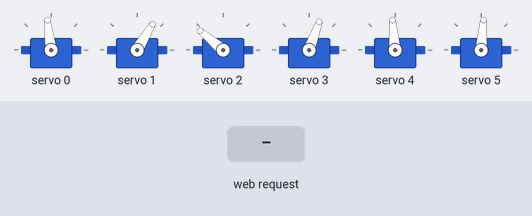
Simulated run of this sketch. Board: ESP32. Shown: 6 × servo. Inputs (shaded band) come from the test bench. WiFi joins after 1.5 s; servers stay silent unless stated; what the sketch prints to the serial monitor is not drawn.

Above: at 3.1 s.
3.2 s: HTTP request GET /set?angle=1 received
At 5.3 s:
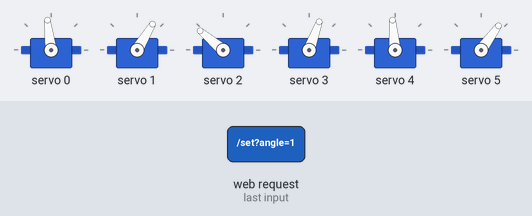
6.2 s: HTTP request GET /set?servo=1 received
At 7.8 s:
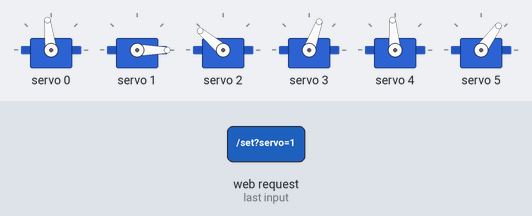
9.2 s: HTTP request GET /set?angle=120 received
At 12.0 s:
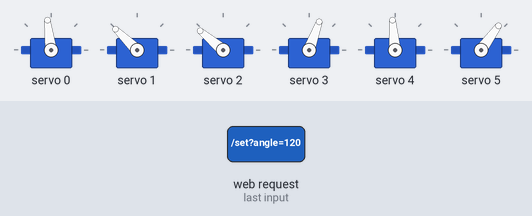
12.2 s: HTTP request GET /set?servo=0 received
At 13.8 s:
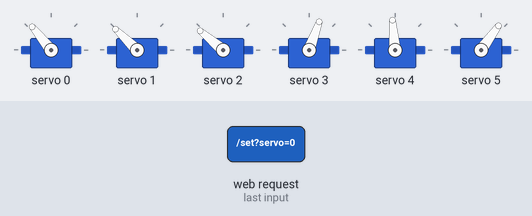
14.3 s: HTTP request GET /set?angle=0 received
At 17.06 s:
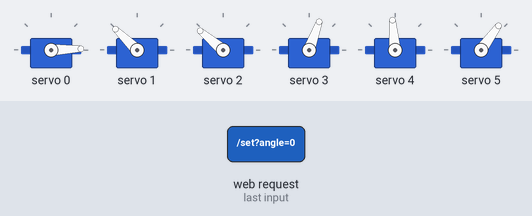
17.3 s: HTTP request GET /set?angle=1&servo=1 received
At 20.6 s:
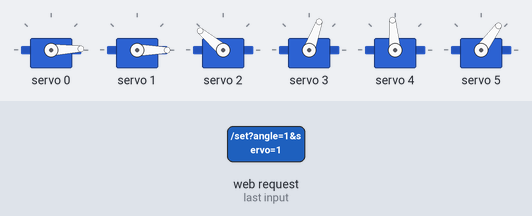
Timing chart, 0 to 21.3 s (numbered marks = the images above; inputs shaded):
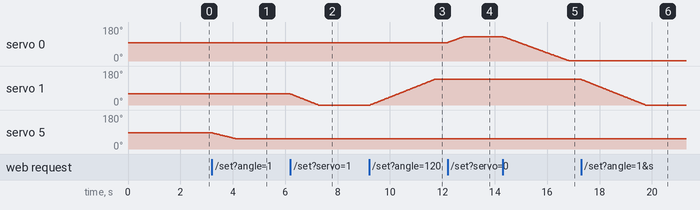

Measured:
- after the input at 3.2 s, servo 5: moves from 85° to 54° over 0.88 s, starting at once
- after the input at 6.2 s, servo 1: moves from 59° to 0° over 1.1 s, starting at once
- after the input at 9.2 s, servo 1: moves from 0° to 136° over 2.4 s, starting after 0.05 s
- after the input at 12.2 s, servo 0: moves from 97° to 129° over 0.61 s, starting at once
- after the input at 14.3 s, servo 0: moves from 129° to 2° over 2.5 s, starting at once
- after the input at 17.3 s, servo 1: moves from 136° to 0° over 2.4 s, starting at once

The sketch:

6-DOF-Robotic-Arm-Web-Controlled-IoT-System.ino
```cpp
#include <WiFi.h>
#include <WebServer.h>
#include <Wire.h>
#include <Adafruit_PWMServoDriver.h>

struct Servo
{
  int channel;
  int max;
  int min;
  int currentAngle;
};

const int servo_num = 6;

Servo all_servo[6] = {{0, 525, 110, 90}, {1, 550, 100, 54}, {2, 550, 250, 95}, {3, 420, 100, 90}, {4, 525, 100, 90}, {5, 365, 220,90}};
int targetAngle = -1;
int targetServo = -1;

/* ---------- WiFi credentials ---------- */
const char *ssid = "Lion";
const char *password = "vansh2004";

/* ---------- Web server ---------- */
WebServer server(80);

/* ---------- PCA9685 ---------- */
Adafruit_PWMServoDriver pwm = Adafruit_PWMServoDriver();

/* ---------- Web page ---------- */
// void handleRoot() {
//   server.send(200, "text/html", R"rawliteral(
// <!DOCTYPE html>
// <html>
// <head>
//   <meta name="viewport" content="width=device-width, initial-scale=1">
// </head>
// <body>
//   <h2>Servo Caliberation</h2>
//   <form onsubmit="sendData(event)">
//   <label>Enter servo number:</label><br>
//   <input type="number" id="servo" min="1" max="6" value="1"
//          oninput="val1.innerText=this.value">
//   <p>Servo num: <span id="val1">1</span></p><br>

//   <label>Enter the tick value:</label><br>
//   <input type="number" id="tick" min="100" max="560" value="307"
//          oninput="val2.innerText=this.value">
//   <p>Tick value: <span id="val2">307</span> ticks</p>

//   <input type="submit" value="Update">
// </form>

// <script>
// function sendData(e) {
//   e.preventDefault(); // stops page reload

//   const servo = document.getElementById("servo").value-1;
//   const tick  = document.getElementById("tick").value;

//   fetch(`/set?servo=${servo}&tick=${tick}`);
// }
// </script>

// </body>
// </html>
// )rawliteral");
// }

void handleRoot()
{
  server.send(200, "text/html", R"rawliteral(
<!DOCTYPE html>
<html>
<head>
  <meta name="viewport" content="width=device-width, initial-scale=1">
  <title>6DOF Robotic Arm Control</title>

  <style>
    body {
      font-family: Arial, sans-serif;
      padding: 10px;
    }
    .servo {
      margin-bottom: 20px;
    }
    label {
      font-weight: bold;
    }
  </style>
</head>

<body>

<h2>6DOF Robotic Arm Control</h2>

<div class="servo">
  <label>Servo 1 (Base): <span id="v0">90</span>°</label><br>
  <input type="range" min="0" max="180" value="94"
         oninput="send(0,this.value); v0.innerText=this.value;">
</div>

<div class="servo">
  <label>Servo 2 (Shoulder): <span id="v1">180</span>°</label><br>
  <input type="range" min="0" max="180" value="54"
         oninput="send(1,this.value); v1.innerText=this.value;">
</div>

<div class="servo">
  <label>Servo 3 (Elbow): <span id="v2">0</span>°</label><br>
  <input type="range" min="0" max="180" value="95"
         oninput="send(2,this.value); v2.innerText=this.value;">
</div>

<div class="servo">
  <label>Servo 4 (Wrist Pitch): <span id="v3">90</span>°</label><br>
  <input type="range" min="0" max="180" value="90"
         oninput="send(3,this.value); v3.innerText=this.value;">
</div>

<div class="servo">
  <label>Servo 5 (Wrist Roll): <span id="v4">90</span>°</label><br>
  <input type="range" min="0" max="180" value="90"
         oninput="send(4,this.value); v4.innerText=this.value;">
</div>

<div class="servo">
  <label>Servo 6 (Gripper): <span id="v5">OPEN</span></label><br>

  <input type="button" value="OPEN"
         onclick="sendGripper(5, 90)">

  <input type="button" value="CLOSE"
         onclick="sendGripper(5, 180)">
</div>

<script>
function send(servo, angle) {
  fetch(`/set?servo=${servo}&angle=${angle}`);
}
function sendGripper(servo, angle) {
  document.getElementById("v5").innerText =angle === 90 ? "OPEN" : "CLOSE";
  fetch(`/set?servo=${servo}&angle=${angle}`);
}
</script>

</body>
</html>
)rawliteral");
}

/* ---------- Handler ---------- */
void handleMain()
{
  if (server.hasArg("angle"))
  {
    targetAngle = constrain(server.arg("angle").toInt(), 0, 180);
  }
  if (server.hasArg("servo"))
  {
    targetServo = constrain(server.arg("servo").toInt(), 0, 5);
  }
  server.send(200, "text/plain", "OK");
}


void angleSet()
{
  if (targetServo >= 0)
  {
    Servo &s = all_servo[targetServo];

    int step = 1;
    if (targetServo == 5)
      step = 2; // gripper
    if (targetServo == 4)
      step = 2; // wrist roll
    if (targetServo == 3)
      step = 1; // wrist pitch
    if (targetServo == 2)
      step = 1; // elbow
    if (targetServo == 1)
      step = 1; // shoulder
    if (targetServo == 0)
      step = 1; // base slow

    if (s.currentAngle < targetAngle)
      s.currentAngle += step;
    else if (s.currentAngle > targetAngle)
      s.currentAngle -= step;

    s.currentAngle = constrain(s.currentAngle, 0, 180);

    int safeMin = s.min + 5;
    int safeMax = s.max - 5;

    int pulse = map(s.currentAngle, 0, 180, safeMin, safeMax);
    pwm.setPWM(s.channel, 0, pulse);
  }
    delay(20);


}
/* ---------- Setup ---------- */
void setup()
{
  Serial.begin(115200);

  Wire.begin();
  pwm.begin();
  pwm.setPWMFreq(50); // 50 Hz for servo

  // Move to center safely
  // int centerPulse = map(90, 0, 180, SERVO_MIN, SERVO_MAX);

  // WiFi
  WiFi.begin(ssid, password);
  while (WiFi.status() != WL_CONNECTED)
  {
    delay(500);
  }

  Serial.println(WiFi.localIP());

  for(int i=0;i<servo_num;i++)
  {
    targetAngle=all_servo[i].currentAngle;
    targetServo=i;
    angleSet();
    delay(50);
  }

  // Web routes
  server.on("/", handleRoot);
  server.on("/set", handleMain);
  server.begin();
}

void loop()
{
  // Serial.println(WiFi.localIP());

  server.handleClient();

  Serial.print("TargetAngle: ");
  Serial.println(targetAngle);
  Serial.print("TargetServo: ");
  Serial.println(targetServo);
  Serial.println("");

  Serial.print("Shoulder Angle: ");
  Serial.println(all_servo[1].currentAngle);
  Serial.println("");

  angleSet();

}
```
